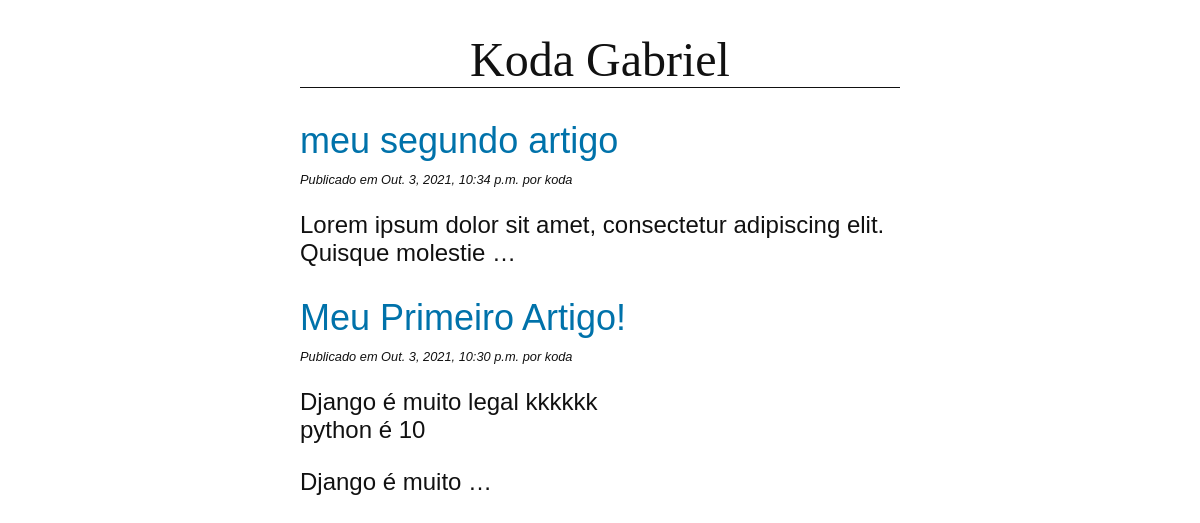
Screenshot of /blog/ with the database file from the repository.
### blog/models.py (models this page shows, shortened)
class Post(models.Model):
    title = models.CharField(max_length=255)
    slug = models.SlugField(max_length=255, unique=True)
    author = models.ForeignKey(User, on_delete=models.CASCADE)
    body = models.TextField()
    created = models.DateTimeField(auto_now_add=True)
    updated = models.DateTimeField(auto_now=True)
    class Meta:
        ordering = ("-created",)
    def get_absolute_url(self):
        return reverse("blog:detail", kwargs={"slug": self.slug})

### blog/views.py (the view)
# urls.py: path("", views.PostListView.as_view(), name="list"),
class PostListView(ListView):
    model = Post

### blog/templates/blog/post_list.html (shortened to what this page needs)
{% extends "blog/base.html" %}
{% block content %}
    {% for post in post_list %}
        <article>
            <h2>
                <a href="{{ post.get_absolute_url }}">
                {{ post.title }}
                </a>
            </h2>
            <p class="date">
                Publicado em {{ post.created }} por {{ post.author }}
            </p>
            {{ post.body|linebreaks|truncatewords:10 }}
        </article>
    {% endfor %}
{% endblock %}

### blog/templates/blog/base.html (shortened to what this page needs)
{% load static %}
<!DOCTYPE html>
<html>
<head>
    <link href="{% static 'css/blog.css' %}" rel="stylesheet">
</head>
<body>
    <h1>Koda Gabriel</h1>
    <main>
        {% block content %}
        {% endblock %}
    </main>
</body>
</html>

### blog/static/css/blog.css (style rules this page uses)
body { margin: 0 25%; font-family: sans-serif; font-size: 1.5rem; color: #111111; }
h1 { text-align: center; font-family: serif; font-weight: normal; border-bottom: 1px solid; }
h2 { color: #0072aa; font-weight: normal; margin-bottom: 10px; }
a { color: #0072aa; text-decoration: none; }
p.date { font-size: 0.8rem; font-style: italic; margin-top: 1px; }

### rows the page displays
Post: title "meu segundo artigo", created "Out. 3, 2021, 10:34 p.m.", author "koda", body "Lorem ipsum dolor sit amet, consectetur adipiscing elit. Quisque molestie …"
Post: title "Meu Primeiro Artigo!", created "Out. 3, 2021, 10:30 p.m.", author "koda", body "Django é muito legal kkkkkk python é 10 Django é muito …"
